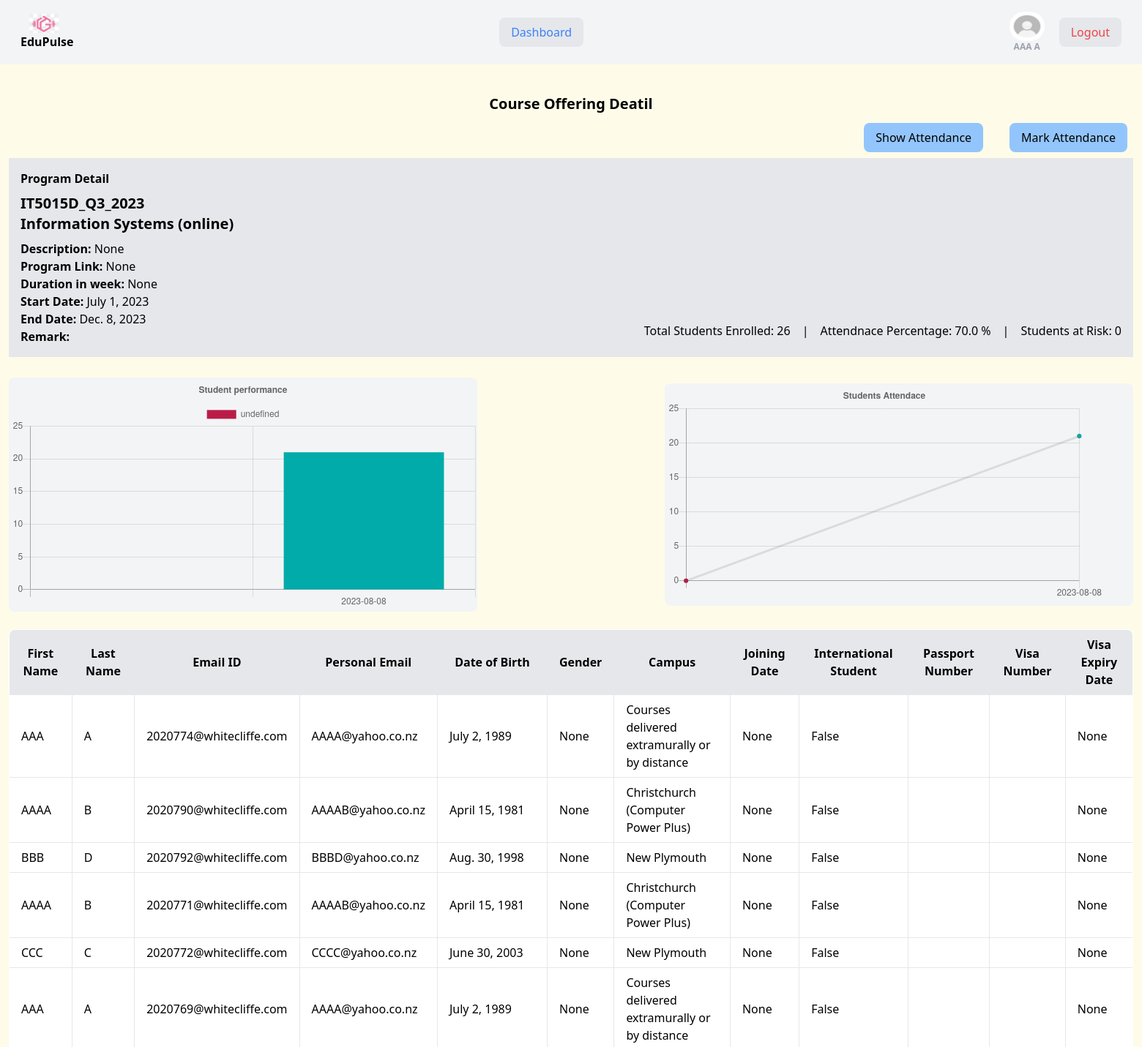
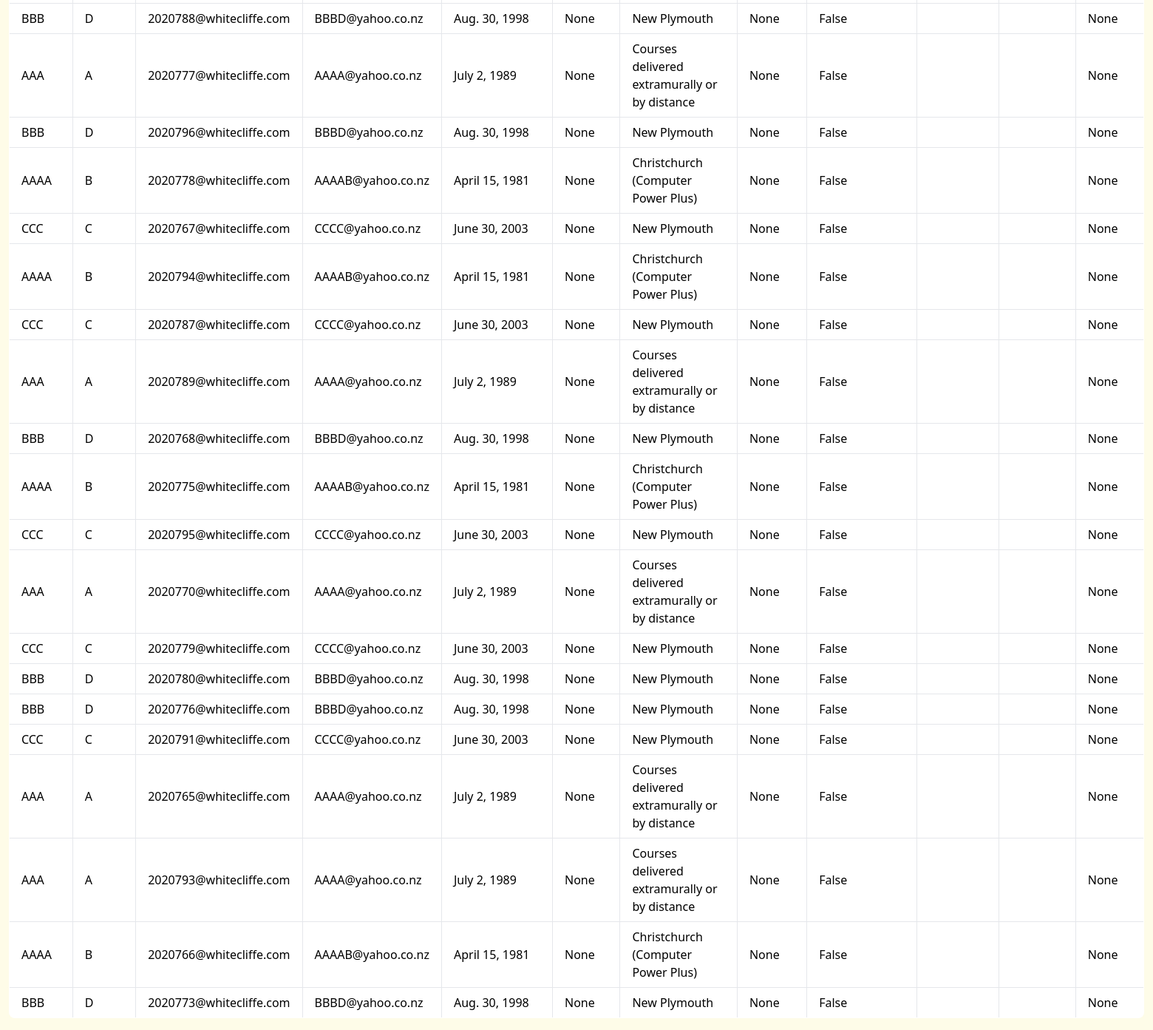
Page /wc_current_programs/courses-offering-detail/a7aa684a-1af6-4e7f-967b-00e4e5e8d4f9 (signed in) on the earlier database version (2 pictures, top to bottom).
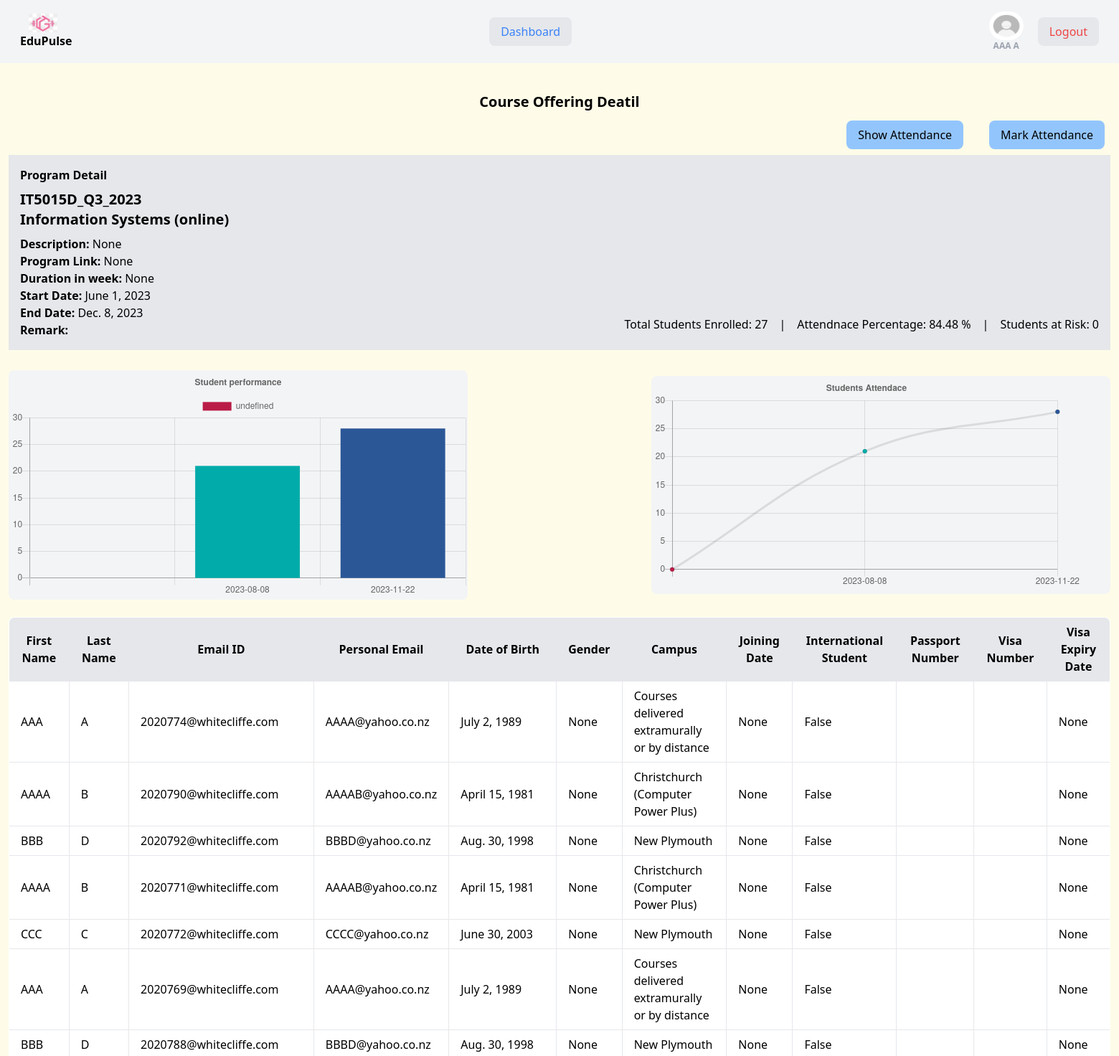
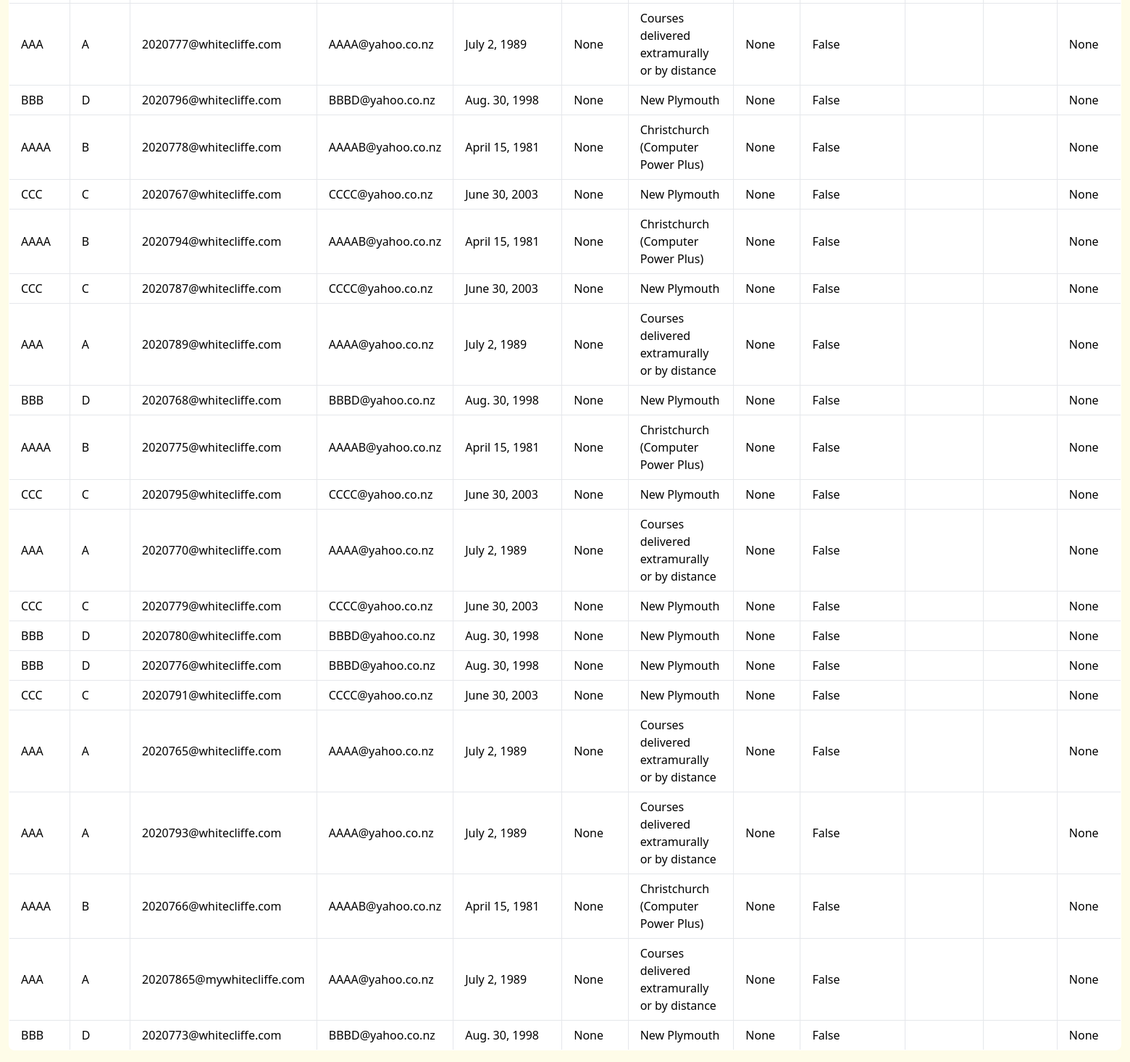
Same page on the later database version (2 pictures, top to bottom).
### program/models.py (models this page shows, shortened)
class CourseOffering(BaseModel):
    OFFERING_CHOICES = [
        ('online', 'ONLINE'),
        ('offline', 'OFFLINE'),
        ('blended', 'BLENDED'),
    ]
    course=models.ForeignKey(Course, verbose_name=("course"), on_delete=models.CASCADE,null=True,blank=True,related_name='course_offering')
    start_date=models.DateField( auto_now=False, auto_now_add=False)
    end_date=models.DateField( auto_now=False, auto_now_add=False)
    remark=models.TextField(max_length=255,blank=True,null=True)
    result_status_code=models.CharField(max_length=255,null=True,blank=True)
    result_status=models.CharField(max_length=255,null=True,blank=True)
    student = models.ManyToManyField(Student,blank=True ,related_name='course_offerings')
    teacher = models.ManyToManyField(Staff,blank=True ,related_name='course_offerings')
    offering_mode = models.CharField(max_length=10,choices=OFFERING_CHOICES,default='online',blank=True, null=True,help_text='Select the mode of course offering: Online, Offline, or Blended'
    )
    def calculate_attendance_percentage(self):
        total_sessions=self.attendance.count()
        present_sessions = self.attendance.filter(is_present='present').count()
        if total_sessions > 0:
            attendance_percentage = (present_sessions / total_sessions) * 100
            return round(attendance_percentage, 2)
        return 0.0
    def calculate_no_at_risk_student_for_last_week(self):
        from report.models import WeeklyReport
        current_date = datetime.now().date()
        end_date_last_week = current_date - timedelta(days=current_date.weekday() + 1)
        start_date_last_week = end_date_last_week - timedelta(days=6)
        students = self.student.all()
        at_risk_students = set()
        students = self.student.all()
        for student in students:
                    if student.temp_id=="2020792":
                        print("weekly Report at risk count dates :,",start_date_last_week," to ",end_date_last_week)
                        print("id Matched in CO M",student.temp_id)
                    weekly_report_last_week = WeeklyReport.objects.filter(
                        student=student,
                        course_offering=self,
                        sessions__attendance_date__range=[start_date_last_week, end_date_last_week]
                    ).first()
                    if weekly_report_last_week and weekly_report_last_week.at_risk:
                        print("at _risk status on week report found CO M:",student.temp_id)
                        at_risk_students.add(student)
                        print("all object CO M",at_risk_students)
        return len(at_risk_students)

class Course(BaseModel):
    name=models.CharField(max_length=255,null=True,blank=True)
    description=models.CharField(max_length=255,null=True,blank=True)
    key_components=models.CharField(max_length=255,null=True,blank=True)
    program_link = models.URLField(max_length=255, null=True, blank=True)
    total_credit=models.PositiveIntegerField(null=True,blank=True)
    duration_in_week=models.PositiveIntegerField(null=True,blank=True)
    program = models.ManyToManyField(Program, blank=True, related_name='course')
    course_efts=models.FloatField(null=True,blank=True)

### customUser/models.py (models this page shows, shortened)
class Student(BaseModel):
    student = models.OneToOneField(NewUser, on_delete=models.CASCADE, null=True, blank=True, related_name='student_profile')
    joining_date=models.DateField(null=True,blank=True)
    international_student=models.BooleanField(default=False)
    remark=models.TextField(max_length=1000,null=True,blank=True)
    enrolled_course=models.CharField(max_length=255,null=True,blank=True)
    email_id=models.EmailField(null=True,blank=True)
    enrollment_status=models.CharField(max_length=255,null=True,blank=True)
    passport_number=models.CharField(max_length=255,null=True,blank=True)
    visa_number=models.CharField(max_length=255,null=True,blank=True)
    visa_expiry_date=models.DateField(default=None, null=True,blank=True)

class NewUser(AbstractUser):
    Gender_Choice=[
        ('M','Male'),
        ('F','Female'),
        ('O','Other'),
    ]
    temp_id=models.CharField(max_length=255,blank=True,null=True)
    gender=models.CharField(max_length=100,choices=Gender_Choice,null=True,blank=True)
    phone = models.DecimalField(max_digits=12, decimal_places=0, null=True, blank=True)
    dob=models.DateField(default=None, blank=True, null=True)
    user_image = models.ImageField(upload_to='user_images/', null=True, blank=True)
    nationality=models.CharField(max_length=255,null=True,blank=True)
    address=models.ForeignKey(Address, verbose_name="Address", on_delete=models.CASCADE,null=True,blank=True)
    campus=models.ForeignKey(Campus, verbose_name="Campus", on_delete=models.CASCADE,null=True,blank=True, related_name='users')

### base/models.py (models this page shows, shortened)
class BaseModel(models.Model):
    id=models.UUIDField(primary_key=True,default=uuid.uuid4,editable=False)
    temp_id=models.CharField(max_length=255,null=True, blank=True)
    created_by=models.ForeignKey(settings.AUTH_USER_MODEL,on_delete=models.SET_NULL,related_name='%(class)s_created',null=True,blank=True)
    updated_by=models.ForeignKey(settings.AUTH_USER_MODEL,on_delete=models.SET_NULL,related_name='%(class)s_updated',null=True,blank=True)
    created_at=models.DateTimeField(auto_now_add=True,verbose_name='Created At')
    updated_at=models.DateTimeField(auto_now=True,verbose_name='Updated At')
    active_status=models.BooleanField(default=True)
    class Meta:
        abstract=True

class Campus(BaseModel):
    name=models.CharField(max_length=255,null=True,blank=True)
    address=models.ForeignKey(Address,on_delete=models.PROTECT,null=True,blank=True)
    class Meta:
        verbose_name = "Campus"  # Set the verbose name for the singular form
        verbose_name_plural = "Campus"

### program/views.py (the view)
# urls.py: path('courses-offering-detail/<uuid:pk>', CourseOfferingDetailView.as_view(), name='course_offering_detail'),
class CourseOfferingDetailView(LoginRequiredMixin,DetailView):
    model = CourseOffering
    template_name = 'program/course/course_offering_detail.html'
    context_object_name = 'course_offering'
    def get_context_data(self, **kwargs):
        context = super().get_context_data(**kwargs)
        context['view'] = 'table'  # Add the 'view' context value list or detail or table
        all_attendance=context['course_offering'].attendance.all()
        attendance_count = {}
        for attendance in all_attendance:
            date = attendance.attendance_date
            print("Date :",date)
            if date not in attendance_count:
                attendance_count[date] = 0
            if attendance.is_present == 'present':
                attendance_count[date] += 1
        labels = list(attendance_count.keys())
        data = list(attendance_count.values())
        formatted_labels = [date.strftime("%Y-%m-%d") for date in labels]
        formatted_labels.insert(0, "")
        data.insert(0, 0)
        print("labels :",formatted_labels)
        context['chart_data_attendance'] = {
            'labels': formatted_labels,
            'data': data,
        }
        print("All attendance:",all_attendance)
        return context

### customUser/templatetags/custom_tags.py (called while the page is built)
@register.filter(name='user_belongs_to_group')
def user_belongs_to_group(user,group_name):
        return user.groups.filter(name=group_name).exists()

### templates/program/course/course_offering_detail.html
{% extends "base.html" %}
{% block content %}
    <section class='my-2 w-full' >
        <h1 class='text-center mt-4 text-xl mb-1'><strong>Course Offering Deatil</strong>  </h1>
        <div class="flex justify-end gap-5">
            <a href="{% url 'attendance_list' course_offering.pk %}" class="bg-blue-300 m-2 px-4 py-2 rounded-lg">Show Attendance</a>
            <a href="{% url 'create-attendance' course_offering.pk %}" class="bg-blue-300 m-2 px-4 py-2 rounded-lg">Mark Attendance</a>
        </div>
        <div class="bg-gray-200 p-4 mb-4 w-full gap-5 flex flex-row justify-between items-baseline">
          <div class='w-1/2'>
            <h1><strong>Program Detail</strong>  </h1>
            <h2 class="text-xl font-bold my-2">{{ course_offering.temp_id }} <br> {{course_offering.course.name}} ({{course_offering.offering_mode}})</h2>
            <p><strong>Description:</strong> {{ course_offering.course.description }}</p>
            <p><strong>Program Link:</strong> {{ course_offering.course.program_link }}</p>
            <p><strong>Duration in week:</strong> {{ course_offering.course.duration_in_week }}</p>
            <p><strong>Start Date:</strong> {{ course_offering.start_date }}</p>
            <p><strong>End Date:</strong> {{ course_offering.end_date }}</p>
            <p><strong>Remark:</strong> {{ course_offering.remark }}</p>
          </div>
          <div class='flex flex-row gap-4 flex-wrap items-baseline w-1/2 justify-end align-baseline content-baseline mt-auto'>
            <p class="mb-2">Total Students Enrolled: {{course_offering.student.count}}</p> |
            <p class="mb-2">Attendnace Percentage: {{course_offering.calculate_attendance_percentage}} %</p> |
            {% if course_offering.calculate_no_at_risk_student_for_last_week >  0 %}
            <p class='text-red-500'>Students at Risk: {{course_offering.calculate_no_at_risk_student_for_last_week}}</p>
            {% else  %}
            <p>Students at Risk: {{course_offering.calculate_no_at_risk_student_for_last_week}}</p>
            {% endif %}
          </div>
        </div>
        <div class='my-2 w-full flex flex-row flex-wrap justify-between'>
        <div class='w-5/12 bg-gray-100 rounded-lg  my-3'>
          {% with data=chart_data_attendance title='Student performance' id='students_performace' chartType='bar' lengendDisplay='true' limitData=10 %}
            {% include 'charts/chart.html' %}
          {% endwith %}
        </div>
        <div class='w-5/12 bg-gray-100 rounded-lg my-5'>
          {% with data=chart_data_attendance title='Student Attendace' text='Students Attendace' id='students_attedance'%}
          {% include 'charts/lineChart.html' %}
          {% endwith %}
        </div>
       <div class='mt-3 rounded-xl flex flex-col flex-wrap gap-1'>
          {% with students=course_offering.student.all  view=view %}
            {% include 'components/flash_card/student_list_FC.html' %}
          {% endwith %}
       </div>
       </div>
    </section>
{% endblock content %}

### templates/components/flash_card/student_list_FC.html (shortened to what this page needs)
{% block content %}
<section class='rounded-lg '>
    {% if view == "list" %}
        {% for student in students  %}
            <div>{{student.student.first_name}} {{student.student.last_name}}</div>
        {% endfor %}
    {% elif view == "table" %}
        {% if students %}
            <table class="min-w-full bg-white border border-gray-300 rounded-lg overflow-hidden">
                <thead class="bg-gray-200">
                    <tr>
                        <th class="border px-4 py-2">First Name</th>
                        <th class="border px-4 py-2">Last Name</th>
                        <th class="border px-4 py-2">Email ID</th>
                        <th class="border px-4 py-2">Personal Email</th>
                        <th class="border px-4 py-2 min-w-[150px]">Date of Birth</th>
                        <th class="border px-4 py-2">Gender</th>
                        <th class="border px-4 py-2">Campus</th>
                        <th class="border px-4 py-2">Joining Date</th>
                        <th class="border px-4 py-2">International Student</th>
                        <th class="border px-4 py-2">Passport Number</th>
                        <th class="border px-4 py-2">Visa Number</th>
                        <th class="border px-4 py-2">Visa Expiry Date</th>
                    </tr>
                </thead>
                <tbody>
                    {% for student in students %}
                        <tr>
                            <td class="border px-4 py-2">{{ student.student.first_name }}</td>
                            <td class="border px-4 py-2">{{ student.student.last_name }}</td>
                            <td class="border px-4 py-2">{{ student.student.email }}</td>
                            <td class="border px-4 py-2">{{ student.email_id }}</td>
                            <td class="border px-4 py-2">{{ student.student.dob }}</td>
                            <td class="border px-4 py-2">{{ student.student.gender }}</td>
                            <td class="border px-4 py-2">{{ student.student.campus.name }}</td>
                            <td class="border px-4 py-2">{{ student.joining_date }}</td>
                            <td class="border px-4 py-2">{{ student.international_student }}</td>
                            <td class="border px-4 py-2">{{ student.passport_number }}</td>
                            <td class="border px-4 py-2">{{ student.visa_number }}</td>
                            <td class="border px-4 py-2">{{ student.visa_expiry_date }}</td>
                        </tr>
                    {% endfor %}
                </tbody>
            </table>
        {% else %}
            <p>No students available.</p>
        {% endif %}
    {% endif %}
</section>
{% endblock content %}

Differences in the rows shown:
changed CourseOffering "IT5015D_Q3_2023": start_date "July 1, 2023" → "June 1, 2023"; student.count "26" → "27"; calculate_attendance_percentage "70.0" → "84.48"
added Student: student.first_name "AAA", student.last_name "A", student.email "20207865@mywhitecliffe.com", email_id "AAAA@yahoo.co.nz", student.dob "July 2, 1989", student.gender "None", student.campus.name "Courses delivered extramurally or by distance", joining_date "None", international_student "False", visa_expiry_date "None"
Other differences:
chart data {{ data.labels|safe }}: ['', '2023-08-08'] → ['', '2023-08-08', '2023-11-22']
chart data {{ data.data|safe }}: [0, 21] → [0, 21, 28]
